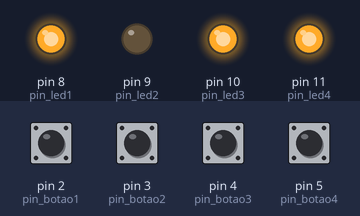
Simulated run of this sketch. Board: Arduino Uno, built with avr-gcc and run on an emulated ATmega328P. Parts: output pins drawn as LEDs (lit = HIGH). The inputs (shaded band) are chosen by the test bench; at power-on: pin 5 (pin_botao4) HIGH, pin 2 (pin_botao1), pin 3 (pin_botao2), pin 4 (pin_botao3) LOW.

Above: at 1.2 s.
1.3 s: pin 5 (pin_botao4) pulled LOW for 0.15 s
At 1.4 s:
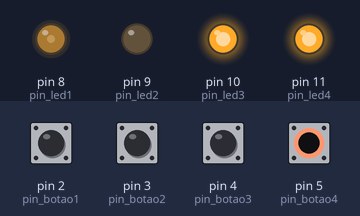
3.0 s: pin 5 (pin_botao4) pulled LOW for 1 s
At 5.5 s:
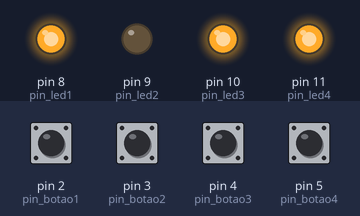
Timing chart, 0 to 7.0 s (numbered marks = the images above; inputs shaded):
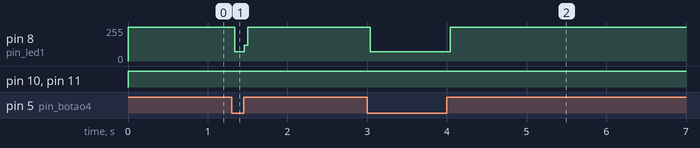

The sketch:

atividade3.ino
```cpp
// Definindo os pinos dos leds
#define pin_led1 8
#define pin_led2 9
#define pin_led3 10
#define pin_led4 11
// Definindo os pinos dos botões
#define pin_botao1 2
#define pin_botao2 3
#define pin_botao3 4
#define pin_botao4 5
void setup() {
  // Definindo os pinos leds como saída e botões como saída
  pinMode(pin_led1, OUTPUT);  // m1
  pinMode(pin_led2, OUTPUT);  // m2
  pinMode(pin_led3, OUTPUT);  // valvula - P
  pinMode(pin_led4, OUTPUT);  // alarme - AL

  pinMode(pin_botao1, INPUT); // sensor A
  pinMode(pin_botao2, INPUT); // sensor B
  pinMode(pin_botao3, INPUT); // sensor C
  pinMode(pin_botao4, INPUT); // sensor D
}

void loop() {
  // Lendo os valores dos botões (sensores) (0 ou 1)
  bool estadoA = digitalRead(pin_botao1);  // sensor A
  bool estadoB = digitalRead(pin_botao2);  // sensor B
  bool estadoC = digitalRead(pin_botao3);  // sensor C
  bool estadoD = digitalRead(pin_botao4);  // sensor D

   // Condicional para caso a água esteja em nivel máximo
  if (estadoA == 1 && estadoB == 1 && estadoC == 1 && estadoD == 1) {
    digitalWrite(pin_led3, LOW); // Fechar a Válvula (P) acima de B acima de nível B
    digitalWrite(pin_led1, HIGH); // Acionar a bomba M1 acima de B acima de nível B
    digitalWrite(pin_led2, HIGH); // Acionar a bomba M2 acima de nível B
  }
  // Condicional para caso a água esteja em nível abaixo de B
  if (estadoA == 0 && estadoB == 0) {
    digitalWrite(pin_led3, HIGH); // Abrir a válvula (P) caso a água esteja nível abaixo de B
    digitalWrite(pin_led1, HIGH); // Acionar somente a bomba M1 caso a água esteja em nivel abaixo de B
    digitalWrite(pin_led2, LOW); // Desligar a bomba M2 caso a água esteja em nível abaixo de B
  }
   // Condicional para caso a água esteja em nível abaixo de C
  if (estadoA == 0 && estadoB == 0 && estadoC == 0) {
    digitalWrite(pin_led4, HIGH); // Acionar o alarme (AL) caso o nível esteja abaixo de C
  }
  // Condicional para caso o nível da agua esteja abaixo de D
  if (estadoD == 0) {
    digitalWrite(pin_led1, LOW); // Desligar a bomba M1 caso o nível da agua esteja abaixo de D
    digitalWrite(pin_led2, LOW); // Desligar a bomba M2 caso o nível da agua esteja abaixo de D
  }
}
```

Measured:
- after the input at 1.3 s, pin 8 (pin_led1): 255/255 → 71/255 at once, → 255/255 0.12 s later
- after the input at 3.0 s, pin 8 (pin_led1): 255/255 → 71/255 at once, → 255/255 1.0 s later
